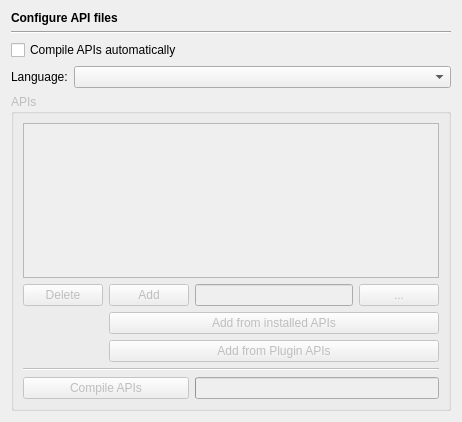
<ui version="4.0" >
 <class>EditorAPIsPage</class>
 <widget class="QWidget" name="EditorAPIsPage" >
  <property name="geometry" >
   <rect>
    <x>0</x>
    <y>0</y>
    <width>462</width>
    <height>422</height>
   </rect>
  </property>
  <layout class="QVBoxLayout" >
   <item>
    <widget class="QLabel" name="headerLabel" >
     <property name="text" >
      <string>&lt;b>Configure API files&lt;/b></string>
     </property>
    </widget>
   </item>
   <item>
    <widget class="Line" name="line5" >
     <property name="frameShape" >
      <enum>QFrame::HLine</enum>
     </property>
     <property name="frameShadow" >
      <enum>QFrame::Sunken</enum>
     </property>
     <property name="orientation" >
      <enum>Qt::Horizontal</enum>
     </property>
    </widget>
   </item>
   <item>
    <widget class="QCheckBox" name="apiAutoPrepareCheckBox" >
     <property name="toolTip" >
      <string>Select to compile the APIs automatically upon loading</string>
     </property>
     <property name="text" >
      <string>Compile APIs automatically</string>
     </property>
    </widget>
   </item>
   <item>
    <layout class="QHBoxLayout" >
     <item>
      <widget class="QLabel" name="TextLabel1_3_3" >
       <property name="toolTip" >
        <string/>
       </property>
       <property name="text" >
        <string>Language:</string>
       </property>
       <property name="buddy" >
        <cstring></cstring>
       </property>
      </widget>
     </item>
     <item>
      <widget class="QComboBox" name="apiLanguageComboBox" >
       <property name="sizePolicy" >
        <sizepolicy vsizetype="Fixed" hsizetype="Expanding" >
         <horstretch>0</horstretch>
         <verstretch>0</verstretch>
        </sizepolicy>
       </property>
       <property name="toolTip" >
        <string>Select the language to be configured.</string>
       </property>
      </widget>
     </item>
    </layout>
   </item>
   <item>
    <widget class="QGroupBox" name="apiGroup" >
     <property name="enabled" >
      <bool>false</bool>
     </property>
     <property name="title" >
      <string>APIs</string>
     </property>
     <layout class="QGridLayout" >
      <item row="0" column="0" colspan="4" >
       <widget class="QListWidget" name="apiList" >
        <property name="toolTip" >
         <string>List of API files</string>
        </property>
        <property name="alternatingRowColors" >
         <bool>true</bool>
        </property>
       </widget>
      </item>
      <item row="1" column="0" >
       <widget class="QPushButton" name="deleteApiFileButton" >
        <property name="toolTip" >
         <string>Press to delete the selected file from the list</string>
        </property>
        <property name="text" >
         <string>Delete</string>
        </property>
       </widget>
      </item>
      <item row="1" column="1" >
       <widget class="QPushButton" name="addApiFileButton" >
        <property name="toolTip" >
         <string>Press to add the entered file to the list</string>
        </property>
        <property name="text" >
         <string>Add</string>
        </property>
       </widget>
      </item>
      <item row="1" column="2" >
       <widget class="QLineEdit" name="apiFileEdit" >
        <property name="toolTip" >
         <string>Enter a file to be added</string>
        </property>
       </widget>
      </item>
      <item row="1" column="3" >
       <widget class="QPushButton" name="apiFileButton" >
        <property name="toolTip" >
         <string>Press to select an API file via a selection dialog</string>
        </property>
        <property name="text" >
         <string>...</string>
        </property>
       </widget>
      </item>
      <item row="2" column="1" colspan="3" >
       <widget class="QPushButton" name="addInstalledApiFileButton" >
        <property name="toolTip" >
         <string>Press to select an API file from the list of installed API files</string>
        </property>
        <property name="text" >
         <string>Add from installed APIs</string>
        </property>
       </widget>
      </item>
      <item row="3" column="1" colspan="3" >
       <widget class="QPushButton" name="addPluginApiFileButton" >
        <property name="toolTip" >
         <string>Press to select an API file from the list of API files installed by plugins</string>
        </property>
        <property name="text" >
         <string>Add from Plugin APIs</string>
        </property>
       </widget>
      </item>
      <item row="4" column="0" colspan="4" >
       <widget class="Line" name="line" >
        <property name="orientation" >
         <enum>Qt::Horizontal</enum>
        </property>
       </widget>
      </item>
      <item row="5" column="0" colspan="2" >
       <widget class="QPushButton" name="prepareApiButton" >
        <property name="toolTip" >
         <string>Press to compile the selected APIs definition</string>
        </property>
        <property name="text" >
         <string>Compile APIs</string>
        </property>
       </widget>
      </item>
      <item row="5" column="2" colspan="2" >
       <widget class="QProgressBar" name="prepareApiProgressBar" >
        <property name="value" >
         <number>0</number>
        </property>
        <property name="textVisible" >
         <bool>false</bool>
        </property>
        <property name="orientation" >
         <enum>Qt::Horizontal</enum>
        </property>
       </widget>
      </item>
     </layout>
    </widget>
   </item>
  </layout>
 </widget>
 <tabstops>
  <tabstop>apiAutoPrepareCheckBox</tabstop>
  <tabstop>apiLanguageComboBox</tabstop>
  <tabstop>apiList</tabstop>
  <tabstop>deleteApiFileButton</tabstop>
  <tabstop>apiFileEdit</tabstop>
  <tabstop>apiFileButton</tabstop>
  <tabstop>addApiFileButton</tabstop>
  <tabstop>addInstalledApiFileButton</tabstop>
  <tabstop>addPluginApiFileButton</tabstop>
  <tabstop>prepareApiButton</tabstop>
 </tabstops>
 <resources/>
 <connections/>
</ui>
